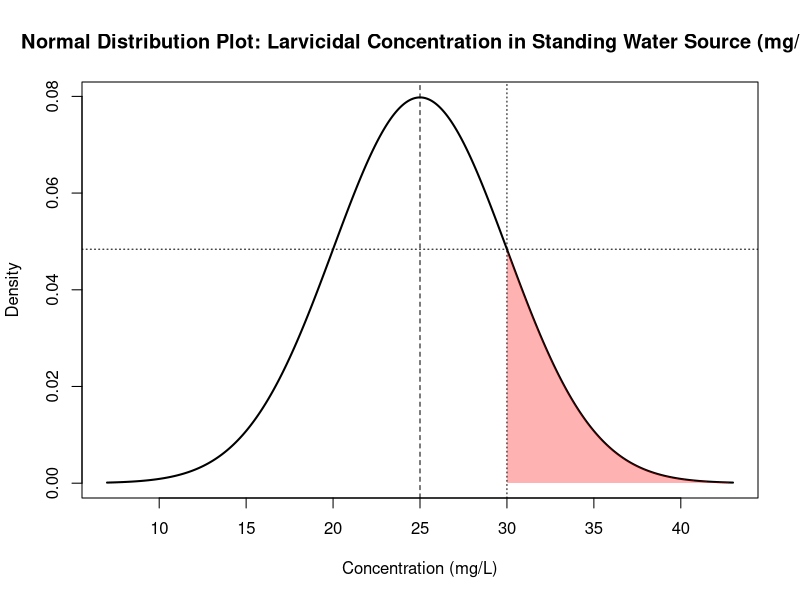
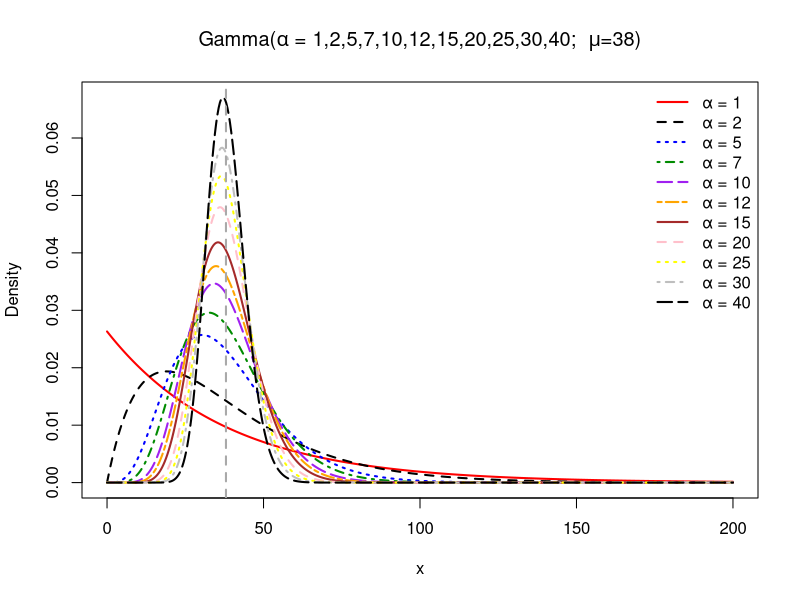
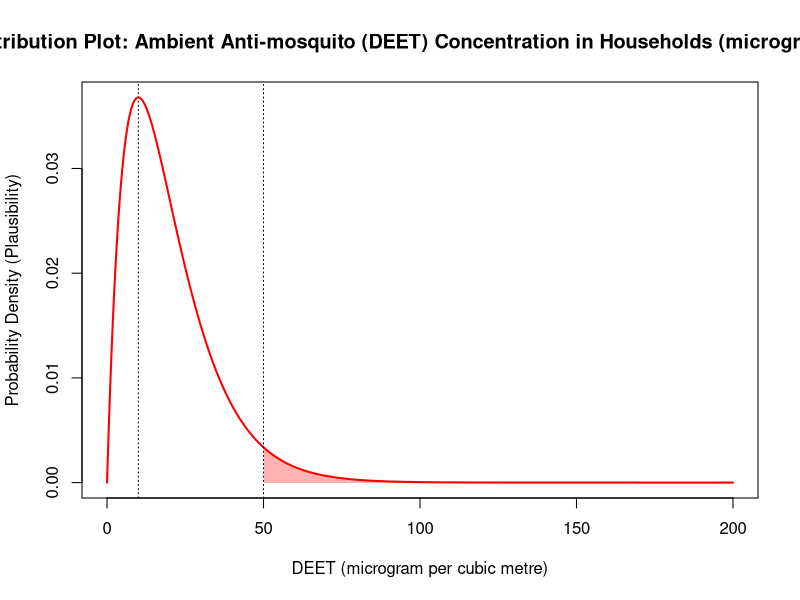
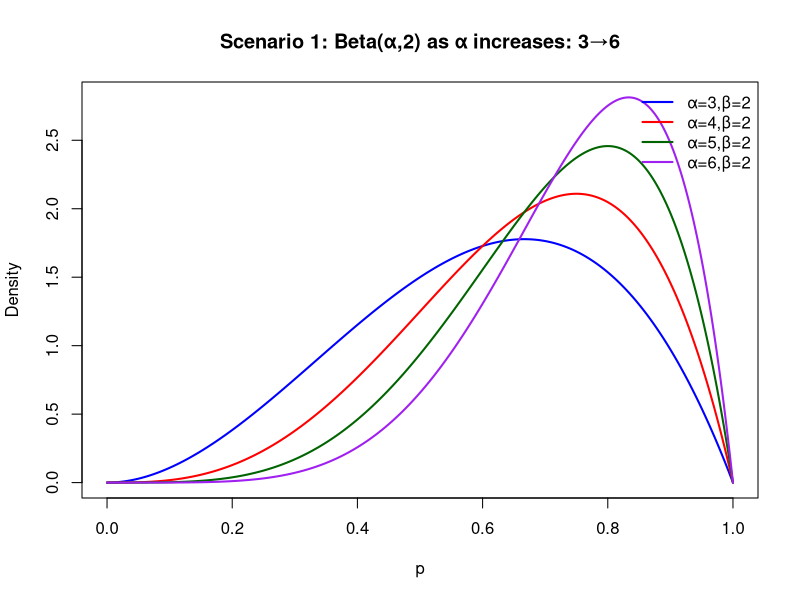
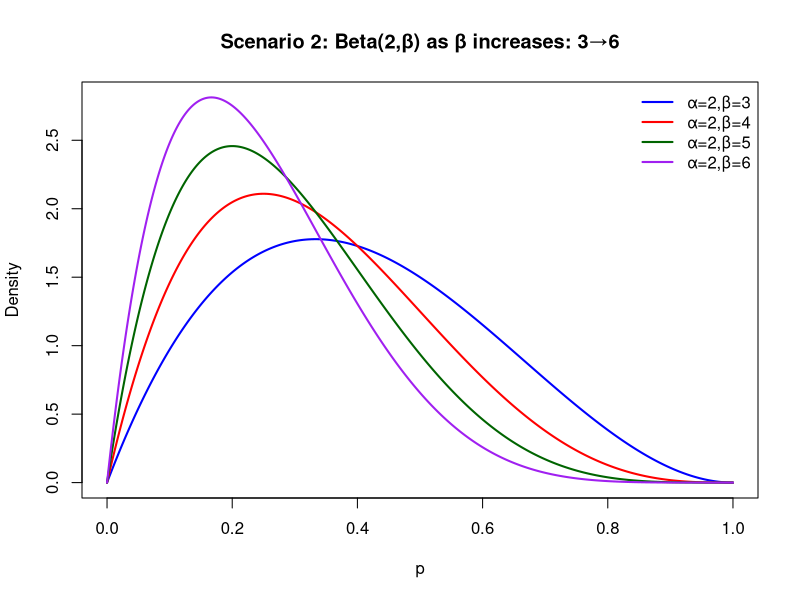
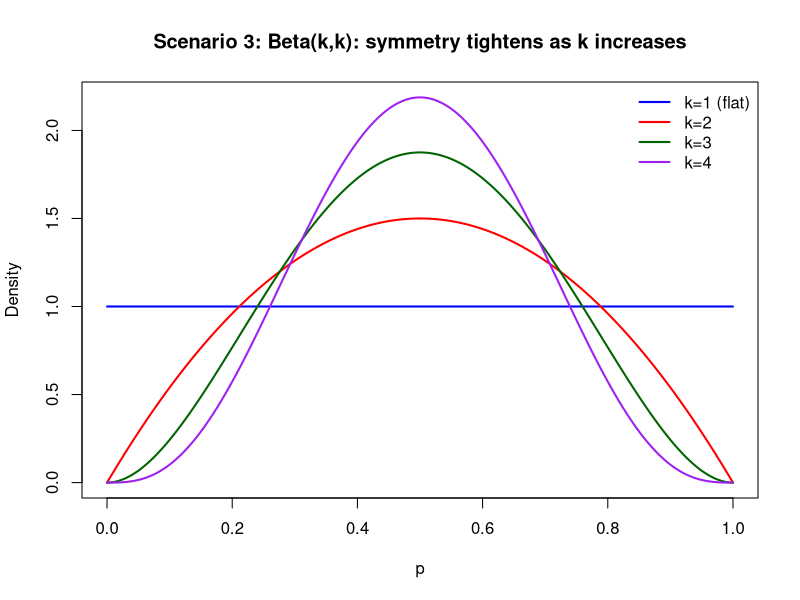
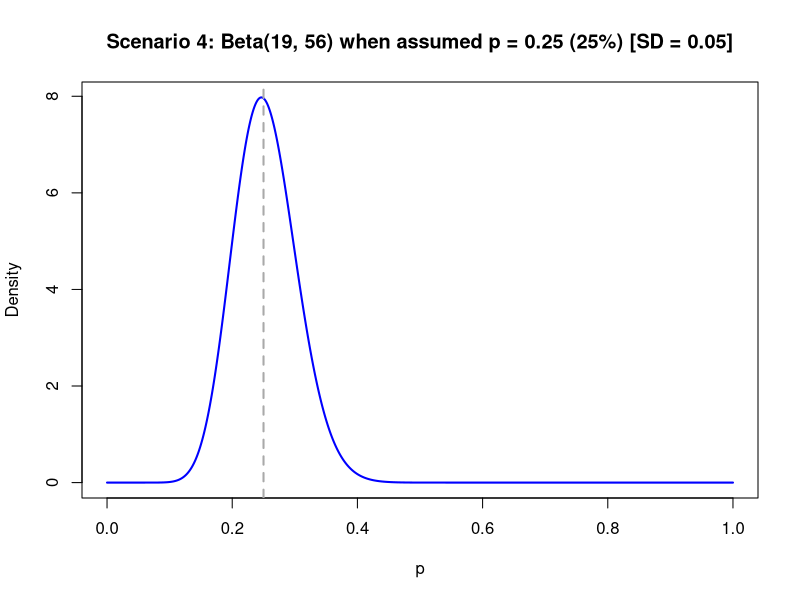
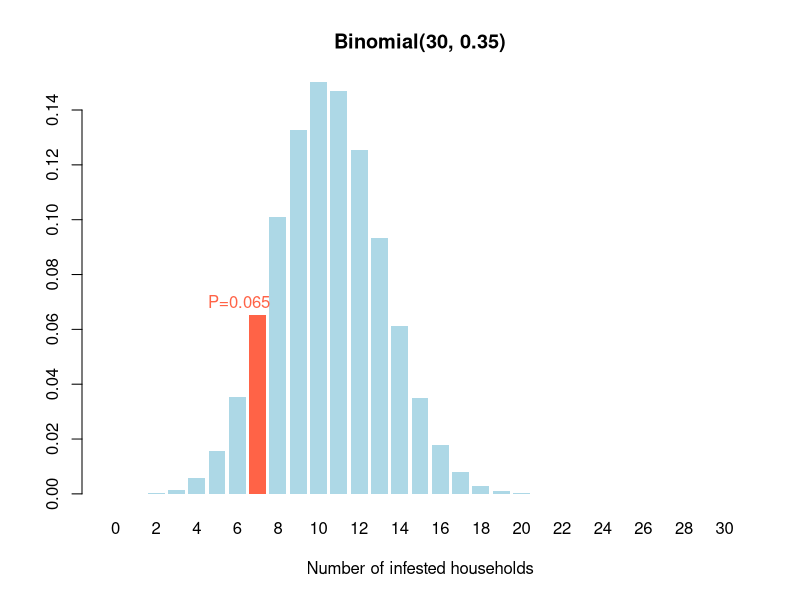

These figures' R source, in order:

# Base-R codes for slide 34
# parameters
mu  <- 25
sd  <- 5
x   <- seq(7, 43, by = 0.1)
y   <- dnorm(x, mean = mu, sd = sd)

## base-R plot
plot(x, y, type = "l", lwd = 2,
	main = "Normal Distribution Plot: Larvicidal Concentration in Standing Water Source (mg/L)",
	xlab = "Concentration (mg/L)",
	ylab = "Density")
abline(v = mu, lty = 2)            # vertical line at the mean

# shade area for BTI >= 30
x_shade <- x[x >= 30]
y_shade <- y[x >= 30]
polygon(c(x_shade, rev(x_shade)),
	c(y_shade, rep(0, length(y_shade))),
	col = rgb(1, 0, 0, alpha = 0.3), border = NA)

# add dashed lines to plot
abline(v = 30, lty = 3)            # dashed vertical line at the cutoff at 30 
abline(h=0.04839414, lty = 3)      # dashed horizontal line to trace what 30 is in terms of plausibility

# compute the plausibility for 30 mg/L when mu = 25 and sd = 5
dnorm(30.0, mean = 25, sd = 5)

# compute the cumulative probability for 30 mg/L when its assumed mu is 25 and sd is 5
pnorm(30.0, mean = 25, sd = 5)
# compute the exceedance probability for 30 mg/L when its assumed mu is 25 and sd is 5
1 - pnorm(30.0, mean = 25, sd = 5)


# Base-R codes for slide 35
# parameters
mean_val <- 38
shapes   <- c(1, 2, 5, 7, 10, 12, 15, 20, 25, 30, 40)
scales   <- mean_val / shapes    # θ = mean/α

# x-grid
x <- seq(0, 200, length.out = 500)

# Compute densities (one column per α)
dens_mat <- sapply(seq_along(shapes), function(i) {
	dgamma(x, shape = shapes[i], scale = scales[i])
})

# Set up empty plot with y-limits
ymax <- max(dens_mat, na.rm = TRUE)
plot(
	x, dens_mat[,1], type = "n",
	ylim = c(0, ymax),
	main = expression(paste("Gamma(", alpha, " = 1,2,5,7,10,12,15,20,25,30,40;  ", mu, "=38)")),
	xlab = "x", ylab = "Density"
)

# Colours & line‐types (one for each α)
cols <- c("red", "black", "blue", "green4", "purple", "orange", "brown", "pink", "yellow", "grey", "black")
ltys <- 1:length(shapes)

# Overlay each curve
for(i in seq_along(shapes)) {
	lines(
		x, dens_mat[,i],
		col = cols[i], lty = ltys[i], lwd = 2
	)
}

# Add vertical dashed line at the mean
abline(v = mean_val, lty = 2, col = "darkgray", lwd = 2)

# Legend
legend(
	"topright",
	legend = paste0("α = ", shapes),
	col    = cols,
	lty    = ltys,
	lwd    = 2,
	bty    = "n"
)

# Base-R code plot show on slide 36

# Set up
x <- seq(0, 200, length.out = 1000)          # x values
mu = 20
shape <- 2                                   # shape parameter < scale → skewed right
scale <- mu/shape                            # scale parameter

# Gamma PDF
y <- dgamma(x, shape = shape, scale = scale)
# estimate its median (50th percentile)
med_estimate <- qgamma(0.5, shape = shape, scale = scale)

# Plot
plot(x, y, type = "l", lwd = 2, col = "red",
	main = "Gamma Distribution Plot: Ambient Anti-mosquito (DEET) Concentration in Households (microgram/cubic metre)",
	ylab = "Probability Density (Plausibility)", xlab = "DEET (microgram per cubic metre)")

# shade area for DEET >= 50
x_shade <- x[x >= 50]
y_shade <- y[x >= 50]
polygon(c(x_shade, rev(x_shade)),
	c(y_shade, rep(0, length(y_shade))),
	col = rgb(1, 0, 0, alpha = 0.3), border = NA)
abline(v = 50, lty = 3)                      # dashed line at the cutoff
abline(v = (2-1)*scale, lty = 3)            # dashed line at the cutoff

pgamma(50, shape = shape, scale = scale)
1 - pgamma(50, shape = shape, scale = scale)


# Codes for slides 37-40 for Beta Distribution
# Scenario 1: alpha > beta, beta = 2
x  <- seq(0, 1, length.out = 1000)
y1 <- dbeta(x, shape1 = 3, shape2 = 2)
y2 <- dbeta(x, shape1 = 4, shape2 = 2)
y3 <- dbeta(x, shape1 = 5, shape2 = 2)
y4 <- dbeta(x, shape1 = 6, shape2 = 2)
# set y–limits to accommodate the tallest curve
ylim <- c(0, max(y1, y2, y3, y4))

plot(x, y1, type = "l", lwd = 2, col = "blue", ylim = ylim,
	xlab = "p", ylab = "Density",
	main = "Scenario 1: Beta(α,2) as α increases: 3→6")
lines(x, y2, lwd = 2, col = "red")
lines(x, y3, lwd = 2, col = "darkgreen")
lines(x, y4, lwd = 2, col = "purple")
legend("topright",
	legend = c("α=3,β=2","α=4,β=2","α=5,β=2","α=6,β=2"),
	col    = c("blue","red","darkgreen","purple"),
	lwd    = 2,
	bty    = "n")

# Scenario 2: beta > alpha, alpha = 2
x  <- seq(0, 1, length.out = 1000)
y1 <- dbeta(x, shape1 = 2, shape2 = 3)
y2 <- dbeta(x, shape1 = 2, shape2 = 4)
y3 <- dbeta(x, shape1 = 2, shape2 = 5)
y4 <- dbeta(x, shape1 = 2, shape2 = 6)
ylim <- c(0, max(y1, y2, y3, y4))

plot(x, y1, type = "l", lwd = 2, col = "blue", ylim = ylim,
	xlab = "p", ylab = "Density",
	main = "Scenario 2: Beta(2,β) as β increases: 3→6")
lines(x, y2, lwd = 2, col = "red")
lines(x, y3, lwd = 2, col = "darkgreen")
lines(x, y4, lwd = 2, col = "purple")
legend("topright",
	legend = c("α=2,β=3","α=2,β=4","α=2,β=5","α=2,β=6"),
	col    = c("blue","red","darkgreen","purple"),
	lwd    = 2,
	bty    = "n")

# Scenario 3: alpha = beta
x  <- seq(0, 1, length.out = 1000)
y1 <- dbeta(x, shape1 = 1, shape2 = 1)
y2 <- dbeta(x, shape1 = 2, shape2 = 2)
y3 <- dbeta(x, shape1 = 3, shape2 = 3)
y4 <- dbeta(x, shape1 = 4, shape2 = 4)
ylim <- c(0, max(y1, y2, y3, y4))

plot(x, y1, type = "l", lwd = 2, col = "blue", ylim = ylim,
	xlab = "p", ylab = "Density",
	main = "Scenario 3: Beta(k,k): symmetry tightens as k increases")
lines(x, y2, lwd = 2, col = "red")
lines(x, y3, lwd = 2, col = "darkgreen")
lines(x, y4, lwd = 2, col = "purple")
legend("topright",
	legend = c("k=1 (flat)","k=2","k=3","k=4"),
	col    = c("blue","red","darkgreen","purple"),
	lwd    = 2,
	bty    = "n")

# scenario 4
mu = 0.25
sigma = 0.05

beta = (mu - 1) + (mu *(1-mu)^2)/(sigma^2)
alpha = (beta * mu)/(1-mu)

alpha
beta

x  <- seq(0, 1, length.out = 1000)
y <- dbeta(x, shape1 = 19, shape2 = 56)

plot(x, y, type = "l", lwd = 2, col = "blue",
	xlab = "p", ylab = "Density",
	main = "Scenario 4: Beta(19, 56) when assumed p = 0.25 (25%) [SD = 0.05]")

abline(v = mu, lty = 2, col = "darkgray", lwd = 2)

# codes for slides 41 and 42 for binomial distribution
# parameters
p <- 0.35    # assumed infestation prevalence
n <- 30      # total houses surveyed
y <- 7       # observed infested
k   <- 0:n
pmf <- dbinom(k, size = n, prob = p)

# probability of exactly y = 7
prob_y <- dbinom(y, size = n, prob = p)
cat("P(Y = 7) =", round(prob_y, 4), "\n")

# plot the PMF
barplot(pmf,
	names.arg = k,
	col       = ifelse(k == y, "tomato", "lightblue"),
	border    = NA,
	main      = "Binomial(30, 0.35)",
	xlab      = "Number of infested households",
	ylab      = "")

# annotate the highlighted bar
text(x = which(k == y),
	y = pmf[k == y] + 0.005,
	labels = paste0("P=", round(prob_y, 3)),
	col = "tomato")

# parameters
p <- 0.35    # assumed infestation prevalence
n <- 30      # total houses surveyed
y <- 7       # threshold for "at most y"

# PMF and CDF values
k        <- 0:n
pmf      <- dbinom(k, size = n, prob = p)
cum_prob <- pbinom(y, size = n, prob = p)

# print the result
#cat("P(Y <= ", y, ") =", round(cum_prob, 4), "\n", sep="")

# plot the PMF with shading for k <= y
barplot(pmf,
	names.arg = k,
	col       = ifelse(k <= y, "tomato", "lightblue"),
	border    = NA,
	main      = "Binomial(30, 0.35)",
	xlab      = "Number of infested households",
	ylab      = "")

# annotate the shaded region
#mtext(text = paste0("P(Y ≤ ", y, ") = ", round(cum_prob, 3)),
#	side = 3, line = 0.5, adj = 1, col = "tomato")
